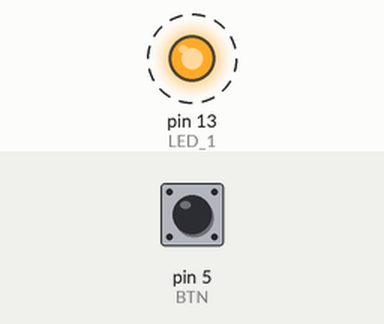
Bench run of a sketch on a simulated Arduino Uno, built with avr-gcc and run on an emulated ATmega328P. Shown: output pins drawn as LEDs (lit = HIGH). Dashed ring = blinking. The inputs (shaded band) are chosen by the test bench; at power-on: pin 5 (BTN) HIGH.

Above: at 1.09 s.
1.3 s: pin 5 (BTN) pulled LOW for 3.2 s
At 1.3 s:
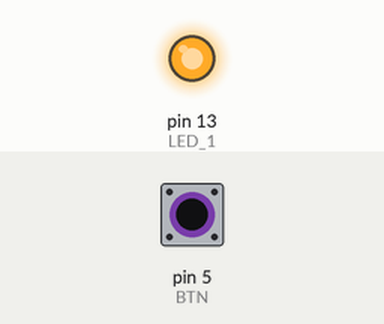
Timing chart, 0 to 12.3 s (numbered marks = the images above; inputs shaded):
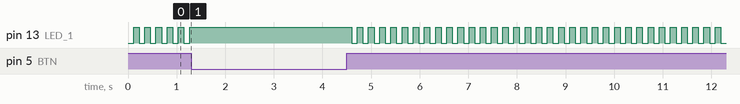

The sketch:

_ex6_.ino
```cpp
const byte LED_1 = 13;
const byte BTN = 5;
void setup() {
  Serial.begin(9600);
  // put your setup code here, to run once:
  pinMode(LED_1, OUTPUT);
  pinMode(BTN, INPUT);
}

void loop() {
  // put your main code here, to run repeatedly:
  delay(115);

  if(pulsoNoBotao() == 1){
      digitalWrite(LED_1, ! digitalRead(LED_1));

    }

}
//Declaração de função
bool pulsoNoBotao(){
     bool pulso = 0;
     bool estado = digitalRead(BTN);
      switch(estado){
          case 0:
             if(estado == false){
                estado = 0;
               }
         case 1:
              if(estado == true){
                estado = 1;
                pulso = 1;

              }
     }
     return pulso;

  }
```
